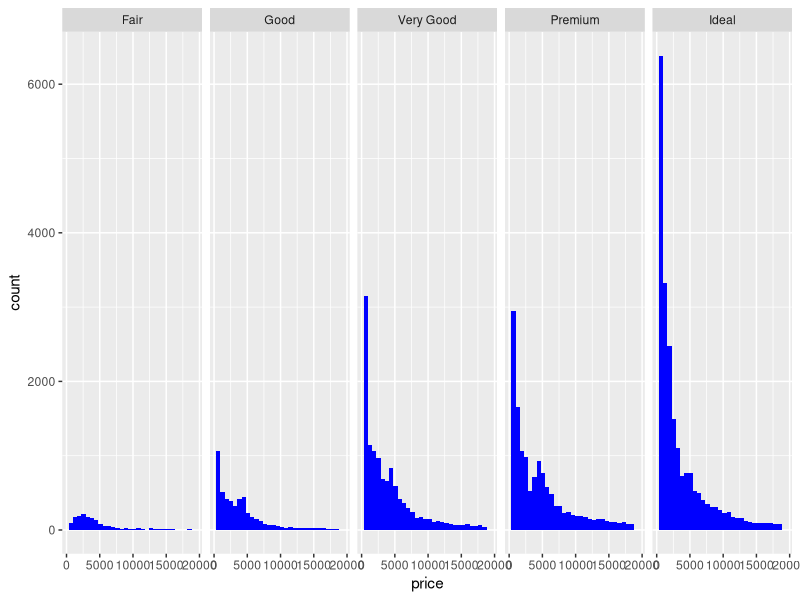
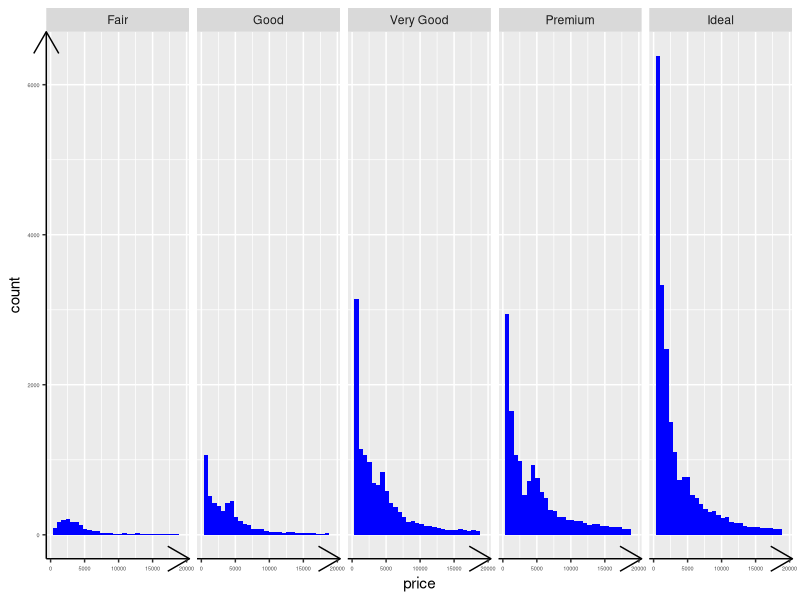

The R source for these figures, in order:
## ---- chunk 1
library(tidyverse)
diamonds
## ---- chunk 2
ggplot(data = diamonds, aes(x = price)) + geom_histogram(fill = "blue") + facet_grid(~cut)
## ---- chunk 3
ggplot(data = diamonds, aes(x = price)) + geom_histogram(fill = "blue") + facet_grid(~cut) +  theme(  axis.text = element_text(size = 4),
    axis.line = element_line(arrow = arrow()))
